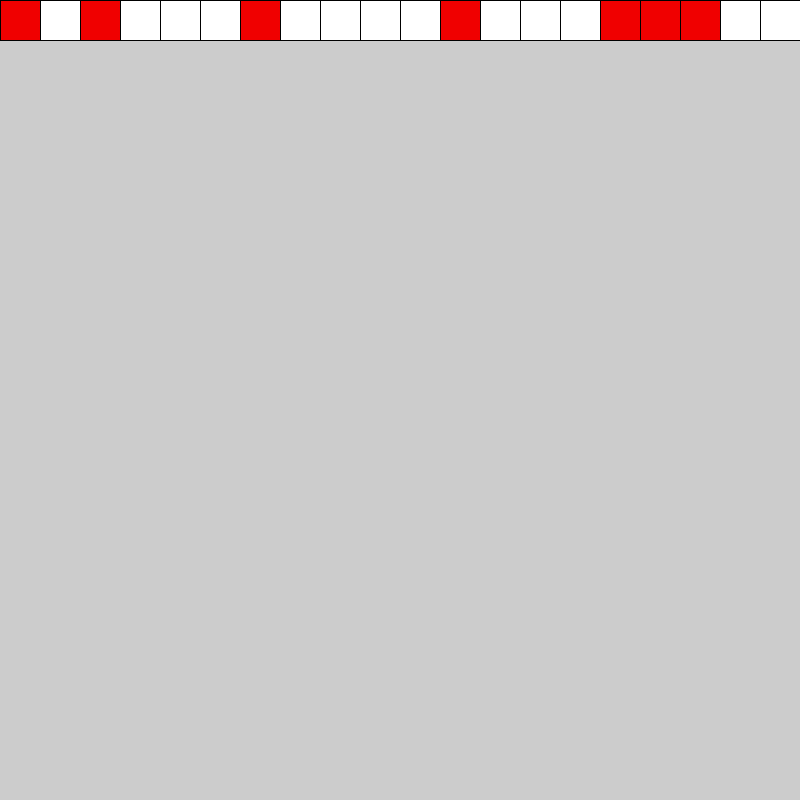
Frame 1 (no input)
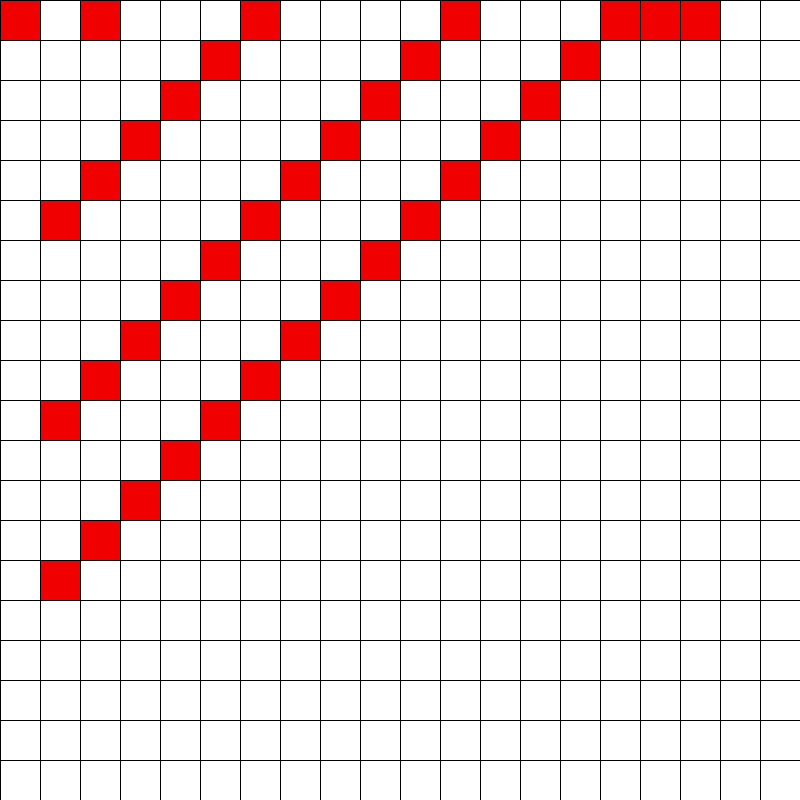
Frame 60 (the mouse pressed at the canvas centre just before this capture)
Frame 120 (the mouse held since frame 60 and released just before this capture): identical to frame 60, image omitted

The Processing sketch that drew these frames (run headless with seeded random() and noise(); from frame 60 on, the mouse is pressed at the canvas centre):

// Processing sketch: S01_OneDimCA
// ── S01_OneDimCA.pde

int[] cells = {1,0,1,0,0,0,1,0,0,0,0,1,0,0,0,1,1,1,0,0};
int[] ruleset = {0,1,0,1,1,0,1,0};

float cellSize;
float nextCellY;
color deadColor = 255;
color aliveColor = color(240,0,0);

void setup() {
  size(800, 800);
  cellSize = width/cells.length;  
  nextCellY = 0;
  ruleset = byteToRuleset(2);
}

void draw() {
  if (nextCellY >= height)
    return;

  for (int i = 0; i < cells.length; i++) {
    fill(cells[i] == 0 ? deadColor: aliveColor);
    stroke(0);
    rect(i*cellSize, nextCellY, cellSize, cellSize);
  }
  
  iterateCells();
  nextCellY += cellSize;
}

void iterateCells() {
  
  int[] newCells = new int[cells.length];
  
  for (int i = 1; i < cells.length-1; i++) {
    int left = cells[i-1];
    int middle = cells[i];
    int right = cells[i+1];
    
    int newstate = rules(left,middle,right);
    newCells[i] = newstate;
  }
  
  cells = newCells;
}

int rules(int left, int mid, int right) {
  return ruleset[left*4 + mid*2 + right];
}

int[] byteToRuleset(int b) {
  int bit = 1;
  
  int[] ruleSet = new int[8];
  for (int i = 0; i < 8; i++) {
    ruleSet[i] = (b & bit) > 0 ? 1 : 0;
    bit = bit<<1;
  }
  
  return ruleSet;
}
